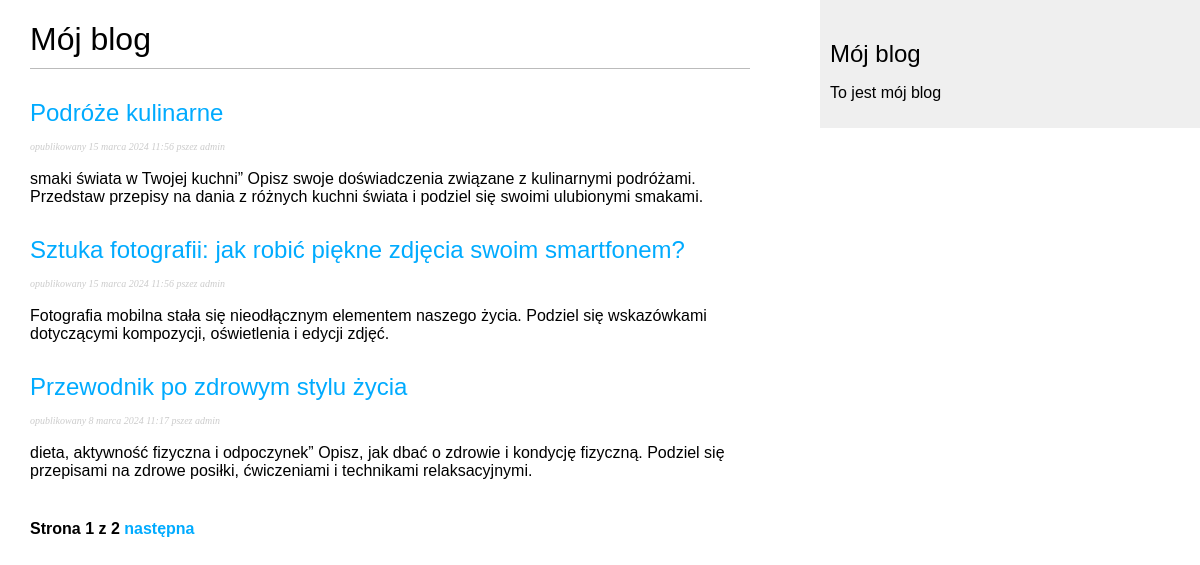
The page /blog/ on the database as committed earlier.
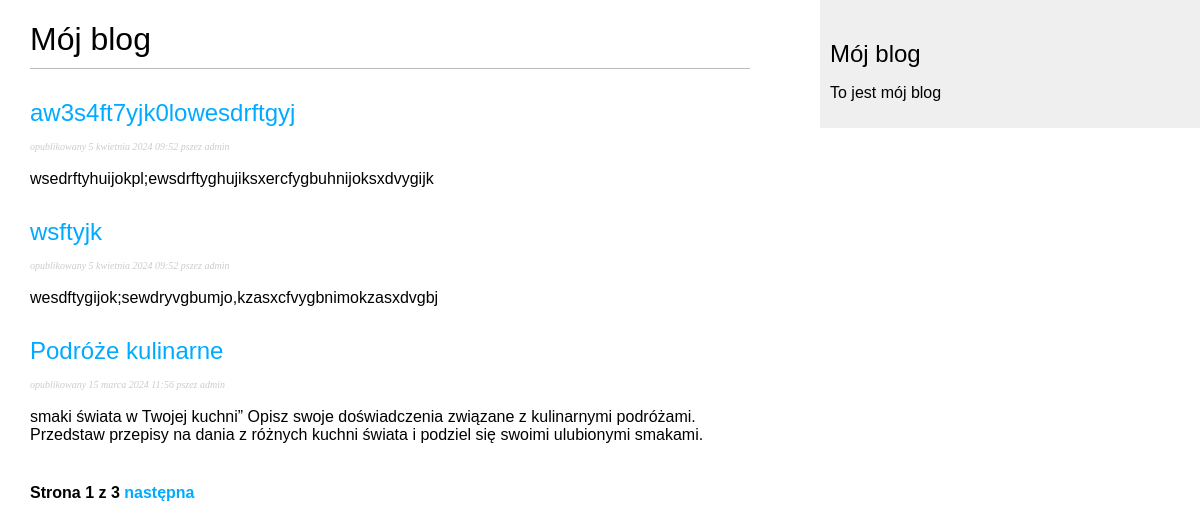
The same page on the database as committed later.
### blog/models.py (models this page shows, shortened)
class Post(models.Model):
    objects = models.Manager()
    published = PublishedManager()
    title = models.CharField(max_length=250)
    body = models.TextField()
    publish = models.DateTimeField(default=timezone.now)
    created = models.DateTimeField(auto_now_add=True)
    updated = models.DateTimeField(auto_now=True)
    STATUS_CHOICES = (
        ('draft', 'Draft'),
        ('published', 'Opublikowany')
    )
    status = models.CharField(max_length=10, choices=STATUS_CHOICES,
                              default='draft')
    slug = models.SlugField(max_length=250, unique_for_date='publish')
    author = models.ForeignKey(User, on_delete=models.CASCADE, related_name='blog_posts')
    class Meta:
        ordering = ('-publish',)
    def get_absolute_url(self):
        return reverse('blog:post_detail', args=[self.publish.year, self.publish.month, self.publish.day, self.slug])

### blog/views.py (the view)
# urls.py: path('',views.PostListView.as_view(), name='post_list'),
class PostListView(ListView):
    queryset = Post.published.all()
    context_object_name = 'posts'
    paginate_by = 3
    template_name = 'blog/post/list.html'

### blog/templates/blog/post/list.html (shortened to what this page needs)
{% extends "blog/base.html" %}
{% block content %}
    <h1 >Mój blog</h1>
    {% for post in posts %}
        <h2><a href="{{ post.get_absolute_url }}">{{ post.title }}</a></h2>
        <p class = "date"><small> opublikowany {{ post.publish }} pszez {{ post.author }} </small></p>
        <p>{{ post.body|truncatewords:30|linebreaks }}</p>
    {% endfor %}
    {% include "blog/pagination.html" with page=page_obj %}
{% endblock %}

Rows that differ between the two databases and show on the page:
no longer on this page (row unchanged): Post: title "Sztuka fotografii: jak robić piękne zdjęcia swoim smartfonem?", publish "15 marca 2024 11:56", author "admin", body "Fotografia mobilna stała się nieodłącznym elementem naszego życia. Podziel się wskazówkami dotyczącymi kompozycji, oświetlenia i edycji zdjęć."
no longer on this page (row unchanged): Post: title "Przewodnik po zdrowym stylu życia", publish "8 marca 2024 11:17", author "admin", body "dieta, aktywność fizyczna i odpoczynek” Opisz, jak dbać o zdrowie i kondycję fizyczną. Podziel się przepisami na zdrowe posiłki, ćwiczeniami i technikami relaksacyjnymi."
added Post: title "aw3s4ft7yjk0lowesdrftgyj", publish "5 kwietnia 2024 09:52", author "admin", body "wsedrftyhuijokpl;ewsdrftyghujiksxercfygbuhnijoksxdvygijk"
added Post: title "wsftyjk", publish "5 kwietnia 2024 09:52", author "admin", body "wesdftygijok;sewdryvgbumjo,kzasxcfvygbnimokzasxdvgbj"
Other text that changed with them:
{{ page.paginator.num_pages }}: "2" → "3"
